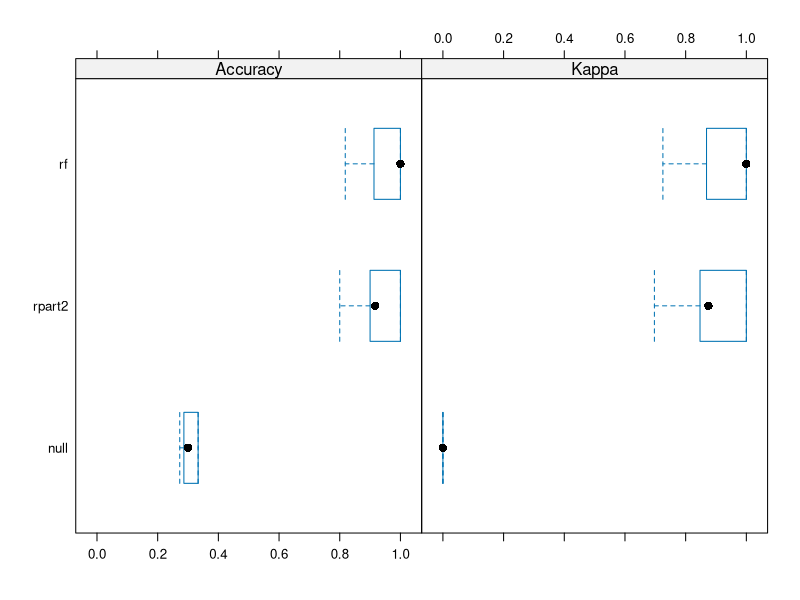
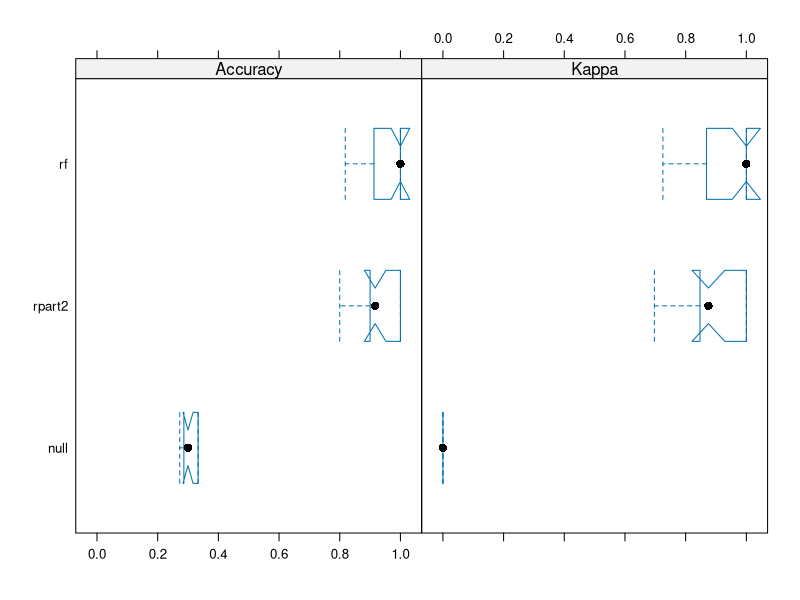
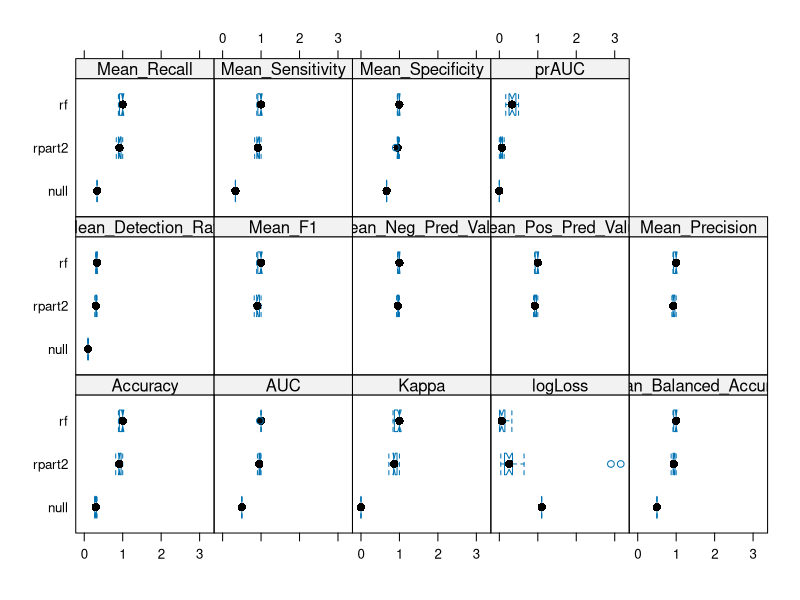

Here is the R script that generated these plots, in order:
## ---- chunk 1
##### set global default for all plots
knitr::opts_chunk$set(
  echo = TRUE, warning = FALSE, message = FALSE, 
  fig.width=5.5, fig.height=3.5, fig.align='left')

##### load libraries
library(tidyverse)


##### initialise datasets
# dat <- read.csv('Ass3Data.csv', header = TRUE, na.strings = c('NA',' N/A'), stringsAsFactors = TRUE)

##### global parameters
SEED = 2026
## ---- chunk 2
##### blablabla
# blabla placeholder
## ---- chunk 3
##### Introduction

library(caret)

# explore the concept of a NULL model, and 
# how to visualise a set of candidate models

## ---- chunk 4
##### Method Selection - Null model

# regression null: attributes everything on a constant intercept, without any feature
# classification null: a most frequent class


## ---- chunk 5
##### Method Selection - different methods compared to NULL

# define mutual split, and resampling strategy
trIndex <- caret::createDataPartition(y = iris$Species, p = 0.7, list = FALSE)
train <- iris[trIndex,]
control <- trainControl(method = "repeatedcv", number = 10, repeats = 2, classProbs = TRUE, verboseIter = TRUE)

# Null Method
NullModel <- caret::train(Species ~ ., data = train, method = "null", trControl = control)
NullModel

# Rpart2 Method
Rpart2Model <- caret::train(Species ~ ., data = train, method = "rpart2", trControl = control)
Rpart2Model

# Random Forest Method
RfModel <- caret::train(Species ~ ., data = train, method = "rf", trControl = control)
RfModel


## ---- chunk 6
##### Method Selection - Comparison Charts 1

# visual difference
list("null" = NullModel, "rpart2" = Rpart2Model, "rf" = RfModel) %>%
resamples() %>%
bwplot(notch = FALSE)

# statistically difference
list("null" = NullModel, "rpart2" = Rpart2Model, "rf" = RfModel) %>%
resamples() %>%
bwplot(notch = TRUE)

## ---- chunk 7
##### Method Selection - Comparison Charts 2

# multiclass metrics difference
control <- trainControl(method = "repeatedcv", number = 10, repeats = 2, classProbs = TRUE, summaryFunction = multiClassSummary)
myMetric <- "AUC"
NullModel <- caret::train(Species ~ ., data = train, method = "null", trControl = control, metric = myMetric)
Rpart2Model <- caret::train(Species ~ ., data = train, method = "rpart2", trControl = control, metric = myMetric)
RfModel <- caret::train(Species ~ ., data = train, method = "rf", trControl = control, metric = myMetric)
models <- list("null" = NullModel, "rpart2" = Rpart2Model, "rf" = RfModel)
bwplot(resamples(models), notch = TRUE)
